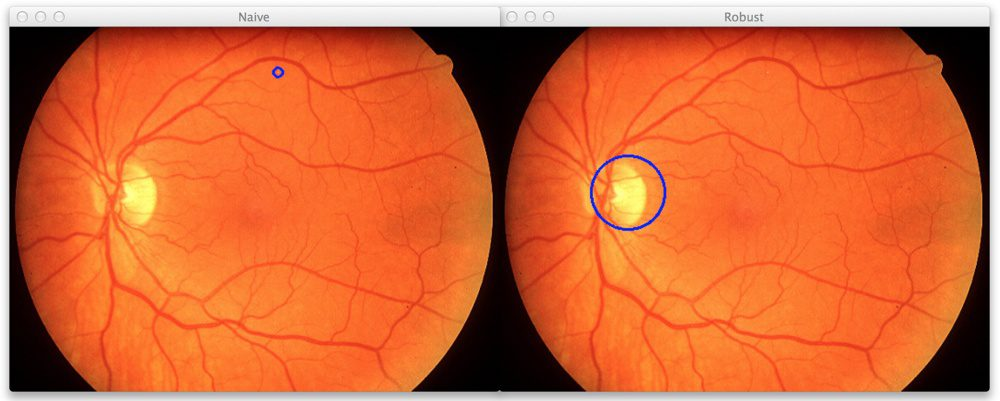
#> input picture bright-area-retina-noise.jpg, 1000 x 401 px
$ python detector.py --image bright-area-retina-noise.jpg
#> lines starting #> are read from the running program, lines starting #| are printed output that depends on the picture; after the words box and inside, x2 and y2 are one past the last pixel; in counts of white or black regions, pixels touching at a corner belong together
# import the necessary packages
import numpy as np
import argparse
import cv2
# construct the argument parse and parse the arguments
ap = argparse.ArgumentParser()
ap.add_argument("-i", "--image", help = "path to the image file")
ap.add_argument("-r", "--radius", type = int,
	help = "radius of Gaussian blur; must be odd")
args = vars(ap.parse_args())
# load the image and convert it to grayscale
image = cv2.imread(args["image"])
#> image is the input picture: shape (401, 1000, 3); mean B, G, R 58.3, 104.6, 209.9
orig = image.copy()
gray = cv2.cvtColor(image, cv2.COLOR_BGR2GRAY)
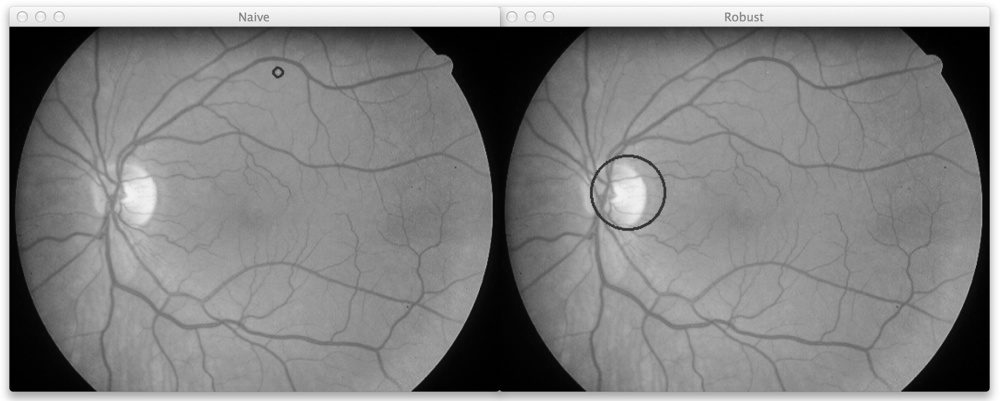
#> gray: shape (401, 1000); min 0, max 255, mean 130.8
# perform a naive attempt to find the (x, y) coordinates of
# the area of the image with the largest intensity value
(minVal, maxVal, minLoc, maxLoc) = cv2.minMaxLoc(gray)
#> minVal = 0; maxVal = 255; minLoc = (14, 27); maxLoc = (3, 0)
cv2.circle(image, maxLoc, 5, (255, 0, 0), 2)
#> image: shape (401, 1000, 3); 0.01% of pixels changed, all inside (x1, y1, x2, y2) = (0, 0, 10, 7)
# display the results of the naive attempt
cv2.imshow("Naive", image)
# apply a Gaussian blur to the image then find the brightest
# region
#> (the run stopped early here; a loop or call above may not have finished)
